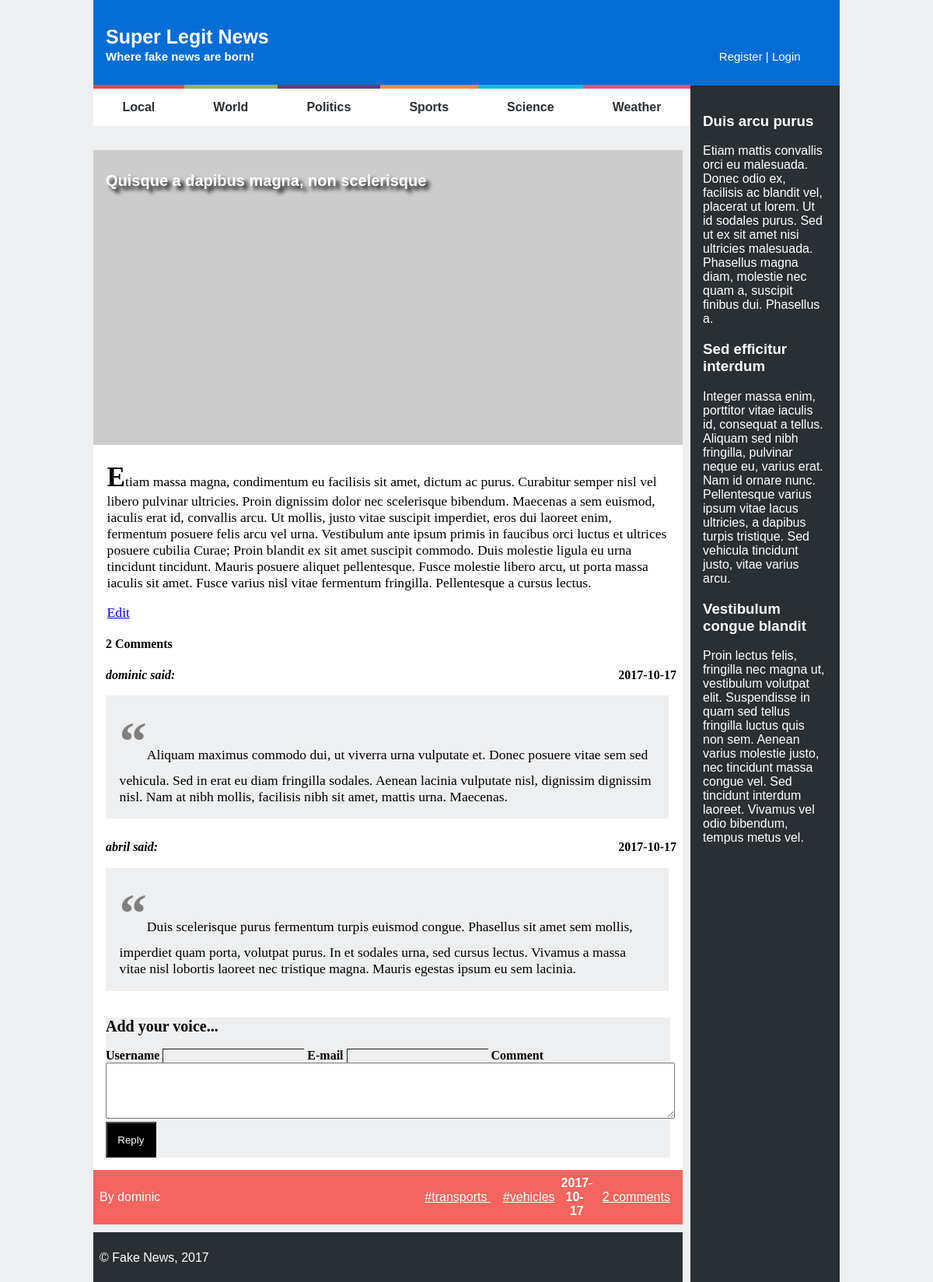
/news_item.php?id=4, run on an earlier commit of the app's database.
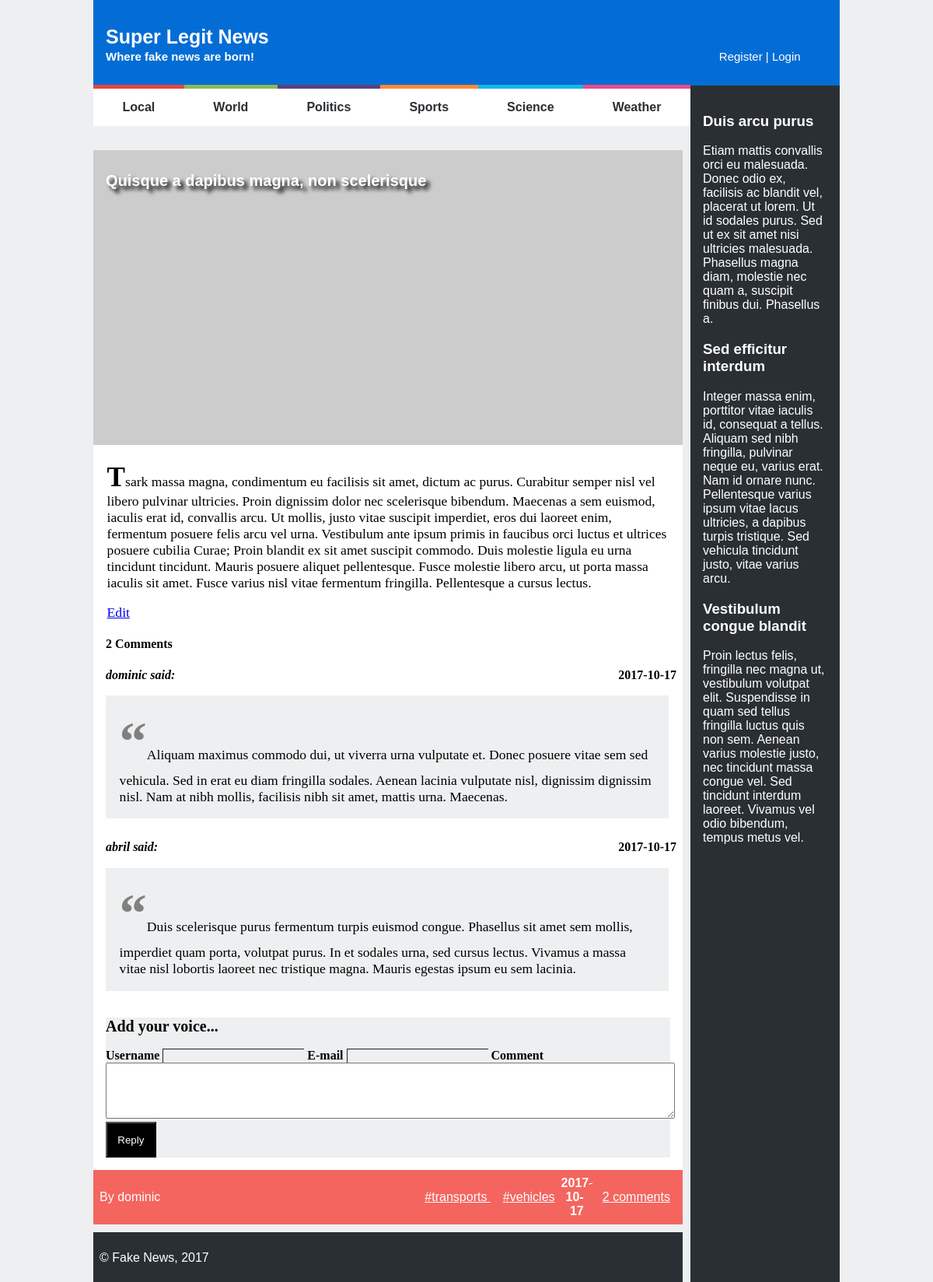
And on a later commit of the database.
### tables this page shows
CREATE TABLE news (
  id INTEGER PRIMARY KEY,
  title VARCHAR,
  published INTEGER, -- date when the article was published in epoch format
  tags VARCHAR, -- comma separated tags
  username VARCHAR REFERENCES users, -- who wrote the article
  introduction VARCHAR,
  fulltext VARCHAR
);

CREATE TABLE comments (
  id INTEGER PRIMARY KEY,
  news_id INTEGER REFERENCES news,
  username VARCHAR REFERENCES users,
  published INTEGER, -- date when news item was published in epoch format
  text VARCHAR
);

### news_item.php (called while the page is built, shortened)
<?php
  include_once('database/connection.php');
  include_once('database/news.php');
  include_once('database/comments.php');
  $article = getNewsById($_GET['id']);
  $comments = getCommentsByNewId($_GET['id']);
  $tags = explode(',', $article['tags']);
  include_once('templates/common/header.php');
  include_once('templates/news/news_item.php');
  include_once('templates/common/footer.php');
?>

### database/news.php (called while the page is built, shortened)
<?php
function getNewsById($id){
	global $db;
	$stmt = $db->prepare('SELECT * FROM news JOIN users USING (username) WHERE id = ?');
	$stmt->execute(array($id));
	return $stmt->fetch();
}
?>

### database/comments.php (called while the page is built)
<?php
	function getCommentsByNewId($id){
		global $db;
		$stmt = $db->prepare('SELECT * FROM comments JOIN users USING (username) WHERE news_id = ?');
    $stmt->execute(array($id));
    return $stmt->fetchAll();
	}
?>

### templates/news/news_item.php (the view, shortened to what this page needs)
<section id="news">
  <article>
    <header>
      <h1><a href="news_item.php?id=<?=$article['id'] ?>"><?=$article['title']?></a></h1>
    </header>
    <img src="https://picsum.photos/600/300/" alt="">
    <p><?=$article['introduction'] ?></p>
		<p><a href="edit_news.php?id=<?=$article['id'] ?>">Edit</a></p>
    <?php include_once('templates/comments/list_comments.php') ?>
    <footer>
      <span class="author"><?=$article['username']?></span>
      <span class="tags">
        <?php foreach($tags as $tag) {?>
          <a href="list_news.php">#<?=$tag?> </a>
        <?php } ?>
      </span>
      <span class="date"><?=date('Y-m-d', $article['published']);?></span>
			<a class="comments" href="news_item.php?id=<?=$article['id'] ?>#comments"><?=count($comments)?></a>
    </footer>
  </article>
</section>

### templates/common/header.php (shortened to what this page needs)
<!DOCTYPE html>
<html lang="en-US">
  <head>
    <link href="css/style.css" rel="stylesheet">
    <link href="css/layout.css" rel="stylesheet">
    <link href="css/responsive.css" rel="stylesheet">
    <link href="css/comments.css" rel="stylesheet">
    <link href="css/forms.css" rel="stylesheet">
  </head>
  <body>
    <header>
      <h1><a href="list_news.php">Super Legit News</a></h1>
      <h2><a href="list_news.php">Where fake news are born!</a></h2>
      <div id="signup">
        <a href="register.html">Register</a>
        <a href="login.html">Login</a>
      </div>
    </header>
    <nav id="menu">
      <ul>
        <li><a href="list_news.php">Local</a></li>
        <li><a href="list_news.php">World</a></li>
        <li><a href="list_news.php">Politics</a></li>
        <li><a href="list_news.php">Sports</a></li>
        <li><a href="list_news.php">Science</a></li>
        <li><a href="list_news.php">Weather</a></li>
      </ul>
    </nav>
    <aside id="related">
      <article>
        <h1><a href="#">Duis arcu purus</a></h1>
        <p>Etiam mattis convallis orci eu malesuada. Donec odio ex, facilisis ac blandit vel, placerat ut lorem. Ut id sodales purus. Sed ut ex sit amet nisi ultricies malesuada. Phasellus magna diam, molestie nec quam a, suscipit finibus dui. Phasellus a.</p>
      </article>
      <article>
        <h1><a href="#">Sed efficitur interdum</a></h1>
        <p>Integer massa enim, porttitor vitae iaculis id, consequat a tellus. Aliquam sed nibh fringilla, pulvinar neque eu, varius erat. Nam id ornare nunc. Pellentesque varius ipsum vitae lacus ultricies, a dapibus turpis tristique. Sed vehicula tincidunt justo, vitae varius arcu.</p>
      </article>
      <article>
        <h1><a href="#">Vestibulum congue blandit</a></h1>
        <p>Proin lectus felis, fringilla nec magna ut, vestibulum volutpat elit. Suspendisse in quam sed tellus fringilla luctus quis non sem. Aenean varius molestie justo, nec tincidunt massa congue vel. Sed tincidunt interdum laoreet. Vivamus vel odio bibendum, tempus metus vel.</p>
      </article>
    </aside>

### templates/comments/list_comments.php
<section id="comments">
	<h1><?=count($comments)?> Comment<?=count($comments)==1?'':'s'?></h1>
	<?php foreach($comments as $comment){ ?>
		<article class="comment">
			<span class="user"><?=$comment['username']?></span>
			<span class="date"><?=date('Y-m-d', $comment['published']) ?></span>
			<p><?=$comment['text'] ?></p>
		</article>
	<?php } ?>
	<form>
		<h2>Add your voice...</h2>
		<label>Username
			<input type="text" name="username">
		</label>
		<label>E-mail
			<input type="email" name="email">
		</label>
		<label>Comment
			<textarea name="comment"></textarea>
		</label>
		<input type="submit" value="Reply">
	</form>
	</section>

### templates/common/footer.php
<footer>
      <p>&copy; Fake News, 2017</p>
    </footer>
  </body>
</html>

### css/style.css (style rules this page uses)
body { margin-left: 150px; margin-right: 150px; }
body > header div a:first-of-type::after { content: " | "; }
body > header { background-color: #046DD5; padding: 1em; }
body > header > h1 { font-size: 25px; }
body > header > h2 { margin-top: -1em; font-size: 15px; }
body > header > div { margin-top: -1em; font-size: 15px; }
body header a { color: white; text-decoration: none; font-family: Arial, Helvetica, sans-serif; }
footer { color: white; padding: 0.5em; background-color: #F4655F; font-family: Verdana, Geneva, Tahoma, sans-serif; }
footer a { color: white; padding: 0.5em; background-color: #F4655F; }
body > footer { color: white; margin-top: 0.5em; background-color: #2A2F33; font-family: Verdana, Geneva, Tahoma, sans-serif; }
#menu a { color: #2A2F33; text-decoration: none; font-family: Arial, Helvetica, sans-serif; }
#menu ul { position: relative; top: -1.3em; margin: 0; padding-left: 0; list-style-type: none; text-align: center; line-height: 3; font-weight: bold; }
#menu ul li { border-color: #E1493E; border-style: solid; border-width: 0; border-top-width: 5px; }
#menu ul li+li { border-color: #8ABA56; }
#menu ul li+li+li { border-color: #5B4282; }
#menu ul li+li+li+li { border-color: #FF8932; }
#menu ul li+li+li+li+li { border-color: #19B6E9; }
#menu ul li+li+li+li+li+li { border-color: #E84C8B; }
#related { color: white; background-color: #2A2F33; padding: 1em; }
#related article { margin: 1em; font-family: Arial, Helvetica, sans-serif; }
#related a { color: white; text-decoration: none; font-weight: bold; }
img { width: 100%; height: auto; }
#news article p { font-size: 1.1em; margin-left: 1em; margin-right: 1em; }
#news article p:first-of-type::first-letter { font-size: 2em; font-weight: bold; }
.author:before { content: "By "; }
.comments::after { content: " comments" }
#news article { position: relative; margin-top: 1em; }
#news article header h1 { text-shadow: 5px 5px 5px black; font-size: 20px; position: absolute; top: 8px; left: 16px; }

### css/layout.css (style rules this page uses)
body { width: 60em; margin: auto; display: grid; grid-template-columns: 80% 20%; grid-template-rows: auto auto 1fr auto; grid-template-areas: "header header" "list sidebar" "news sidebar" "footer sidebar"; background-color: #EDEFF0; }
body > header { grid-area: header; display: grid; grid-template-columns: 85% 15%; grid-template-rows: auto; grid-template-areas: "top top" "bot right"; }
body > header > h1 { grid-area: top; }
body > header > h2 { grid-area: bot; }
body > header > div { grid-area: right; }
body > footer { grid-area: footer; margin-top: 10px; margin-right: 10px; }
#related { padding-left: 0; padding-right: 0; grid-area: sidebar; }
#menu ul { display: flex; justify-content: space-evenly; grid-area: list; background-color: white; }
#menu ul li { flex-grow: 1; }
#news { margin-right: 10px; grid-area: news; }
#news article { background-color: white; margin-top: 10px; }
#news footer { display: grid; grid-template-columns: 20% 60% 5% 15%; grid-template-rows: auto; grid-template-areas: "author tags date comments"; }
#news footer .author { align-self: center; text-align: left; grid-area: author; }
#news footer .tags { align-self: center; text-align: right; grid-area: tags; }
#news footer .comments { align-self: center; text-align: right; grid-area: comments; }
#news footer .date { align-self: center; text-align: right; grid-area: date; }

### css/comments.css (style rules this page uses)
#comments { padding-left: 1em; }
#comments .comment p::before { content: "\201C"; color: gray; font-size: 2em; }
#comments .comment p { margin-left: 0; padding: 1em; background-color: #EDEFF0; grid-area: p; }
.comment { display: grid; grid-template-columns: 80% 20%; grid-template-rows: auto; grid-template-areas: "user date" "p p"; }
.user { grid-area: user; text-align: left; font-style: italic; font-weight: bold; }
.user::after { content: " said:"; }
.date { font-weight: bold; grid-area: date; text-align: right; padding-right: 0.5em; }
form { background-color: #EDEFF0; margin: 1em; margin-left: 0; font-weight: bold; }
form > h2 { font-size: 1.25em; }
textarea[name=comment] { width: 100%; height: 5em; }
input[type=submit] { background-color: black; color: white; padding: 1em; }
input[type=text], input[type=email] { border-right: none; border-bottom: none; background-color: #EDEFF0; border-width: 1px; }

### css/forms.css (style rules this page uses)
body > footer { height: 3em; }

What changed in the data, as far as the page shows it:
changed news "Quisque a dapibus magna, non scelerisque": introduction "Etiam massa magna, condimentum eu…" → "Tsark massa magna, condimentum eu…"
